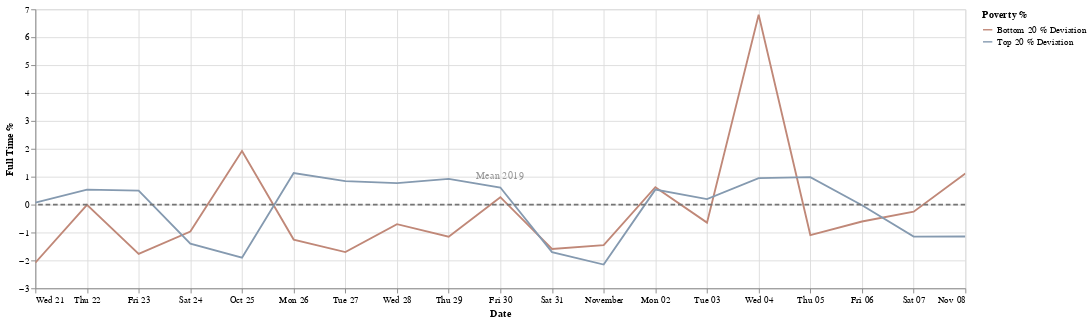

The notebook cell this image was saved under:
### Markdown cell above
**October 28, 2020:** New York tops a half-million confirmed COVID-19 cases

### Code cell
start_date = '2020-10-20'
end_date = '2020-11-8'
df4 = apply_date_filter(df,start_date,end_date)
chart = create_chart(df4)
chart

### Figure 1 — Vega-Lite specification as saved in the notebook (floating-point values rounded to 4 significant figures)
{"config": {"view": {"continuousHeight": 300, "continuousWidth": 400}, "range": {"category": {"scheme": ["#FF4500", "#a0aab4", "#4E79A7"]}}}, "layer": [{"data": {"name": "data-e33529a4156dc4ac5c592478c543456d"}, "mark": "line", "encoding": {"color": {"type": "nominal", "field": "Poverty %"}, "x": {"type": "temporal", "field": "date", "title": "Date"}, "y": {"type": "quantitative", "field": "full_time_work", "title": "Full Time %"}}, "selection": {"selector004": {"type": "interval", "bind": "scales", "encodings": ["x", "y"]}}, "transform": [{"fold": ["Bottom 20 % Deviation", "Top 20 % Deviation"], "as": ["Poverty %", "full_time_work"]}], "width": 1000}, {"data": {"name": "data-7f3a6b86ed460c4e648f2393735a11f6"}, "mark": {"type": "rule", "color": "#757575", "size": 2, "strokeDash": [5, 3]}, "encoding": {"size": {"value": 2}, "y": {"type": "quantitative", "field": "Mean 2019"}}}, {"data": {"name": "data-d764767e7dd3b10b2c76c1355ce10ef3"}, "mark": {"type": "text", "angle": 0, "text": "Mean 2019"}, "encoding": {"opacity": {"value": 0.4}, "y": {"type": "quantitative", "field": "y"}}}], "$schema": "https://vega.github.io/schema/vega-lite/v4.8.1.json", "datasets": {"data-e33529a4156dc4ac5c592478c543456d": [{"date": "2020-10-24T00:00:00+00:00", "Top 20 %": 4.209, "Bottom 20 %": 4.64, "Top 20 % Deviation": -1.398, "Bottom 20 % Deviation": -0.9667}, {"date": "2020-10-21T00:00:00+00:00", "Top 20 %": 5.675, "Bottom 20 %": 3.524, "Top 20 % Deviation": 0.06826, "Bottom 20 % Deviation": -2.083}, {"date": "2020-10-29T00:00:00+00:00", "Top 20 %": 6.528, "Bottom 20 %": 4.456, "Top 20 % Deviation": 0.9213, "Bottom 20 % Deviation": -1.151}, {"date": "2020-11-08T00:00:00+00:00", "Top 20 %": 4.462, "Bottom 20 %": 6.724, "Top 20 % Deviation": -1.145, "Bottom 20 % Deviation": 1.118}, {"date": "2020-11-02T00:00:00+00:00", "Top 20 %": 6.144, "Bottom 20 %": 6.231, "Top 20 % Deviation": 0.5374, "Bottom 20 % Deviation": 0.6247}, {"date": "2020-11-05T00:00:00+00:00", "Top 20 %": 6.591, "Bottom 20 %": 4.514, "Top 20 % Deviation": 0.9841, "Bottom 20 % Deviation": -1.093}, {"date": "2020-11-03T00:00:00+00:00", "Top 20 %": 5.802, "Bottom 20 %": 4.96, "Top 20 % Deviation": 0.1952, "Bottom 20 % Deviation": -0.6462}, {"date": "2020-10-26T00:00:00+00:00", "Top 20 %": 6.737, "Bottom 20 %": 4.353, "Top 20 % Deviation": 1.131, "Bottom 20 % Deviation": -1.254}, {"date": "2020-10-27T00:00:00+00:00", "Top 20 %": 6.448, "Bottom 20 %": 3.906, "Top 20 % Deviation": 0.8414, "Bottom 20 % Deviation": -1.7}, {"date": "2020-10-28T00:00:00+00:00", "Top 20 %": 6.374, "Bottom 20 %": 4.905, "Top 20 % Deviation": 0.7676, "Bottom 20 % Deviation": -0.7018}, {"date": "2020-11-06T00:00:00+00:00", "Top 20 %": 5.584, "Bottom 20 %": 5.0, "Top 20 % Deviation": -0.0228, "Bottom 20 % Deviation": -0.6065}, {"date": "2020-11-07T00:00:00+00:00", "Top 20 %": 4.461, "Bottom 20 %": 5.352, "Top 20 % Deviation": -1.146, "Bottom 20 % Deviation": -0.2546}, {"date": "2020-10-30T00:00:00+00:00", "Top 20 %": 6.218, "Bottom 20 %": 5.873, "Top 20 % Deviation": 0.6115, "Bottom 20 % Deviation": 0.2666}, {"date": "2020-11-04T00:00:00+00:00", "Top 20 %": 6.555, "Bottom 20 %": 12.41, "Top 20 % Deviation": 0.948, "Bottom 20 % Deviation": 6.803}, {"date": "2020-10-31T00:00:00+00:00", "Top 20 %": 3.903, "Bottom 20 %": 4.018, "Top 20 % Deviation": -1.703, "Bottom 20 % Deviation": -1.589}, {"date": "2020-10-22T00:00:00+00:00", "Top 20 %": 6.142, "Bottom 20 %": 5.595, "Top 20 % Deviation": 0.5359, "Bottom 20 % Deviation": -0.01131}, {"date": "2020-11-01T00:00:00+00:00", "Top 20 %": 3.458, "Bottom 20 %": 4.153, "Top 20 % Deviation": -2.149, "Bottom 20 % Deviation": -1.454}, {"date": "2020-10-23T00:00:00+00:00", "Top 20 %": 6.107, "Bottom 20 %": 3.839, "Top 20 % Deviation": 0.5, "Bottom 20 % Deviation": -1.767}, {"date": "2020-10-25T00:00:00+00:00", "Top 20 %": 3.706, "Bottom 20 %": 7.529, "Top 20 % Deviation": -1.9, "Bottom 20 % Deviation": 1.922}], "data-7f3a6b86ed460c4e648f2393735a11f6": [{"Mean 2019": 0}], "data-d764767e7dd3b10b2c76c1355ce10ef3": [{"y": 1}]}}
